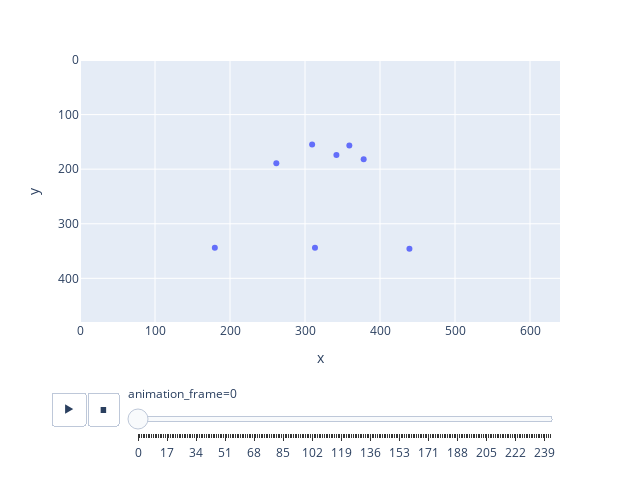

Source (notebook cell):
### Code cell
import plotly.graph_objects as go
import plotly.tools as tls
import plotly.express as px


# for idv, eachFrame in enumerate(mp4toJSON[0:5]): #change
    # for p in eachFrame:
        # fig, ax = plt.subplots()
        # ax.set_ylim(ax.get_ylim()[::-1])
        # ax.scatter([e[0]  for e in p], [e[1] for e in p] )
fig = px.scatter(x= [e[0] for idx, eachFrame in enumerate(mp4toJSON)  for p in eachFrame  for e in p ], 
                 y=  [e[1]  for idx, eachFrame in enumerate(mp4toJSON)for p in eachFrame  for e in p ], 
                    range_x=[0,640], range_y=[480,0],
                    animation_frame= [idx for idx, eachFrame in enumerate(mp4toJSON)  for p in eachFrame  for e in p ],
                    animation_group= [pidx for idx, eachFrame in enumerate(mp4toJSON)  for p in eachFrame  for pidx in enumerate(p) ],
                     width=640, height=480)
post_script = """
    gd = document.getElementById('{plot_id}');
    gd.on('plotly_click', function(data) {
        console.log(data)
        // <image href="mdn_logo_only_color.png" x="80" y="60" width="480" height="266"></image>
        return false;
    });
"""
    
fig.show()
fig.write_html("plotlydemofile.html", post_script=post_script, full_html=False, include_plotlyjs ='cdn')


        # for e in p:
        #     ax.annotate(e[2], (e[0], e[1]))

        # point={}
        # for e in p:
        #     point[e[2]]= [e[0], e[1]]
        # for i in bones:
        #     if ((i[0] in point) and (i[1] in point)):
        #         x = point[i[0]][0], point[i[1]][0]
        #         y = point[i[0]][1], point[i[1]][1]
        #         ax.plot(x,y)  
        # ax.axis('scaled') 
        # ax.set_xlim(0, 640)
        # ax.set_ylim((0, 480)[::-1])
        # fig.show()
        # plotly_fig = tls.mpl_to_plotly(fig,)
        # plotly_fig.show()
        # plotly_fig.to_html(include_plotlyjs='cdn')
